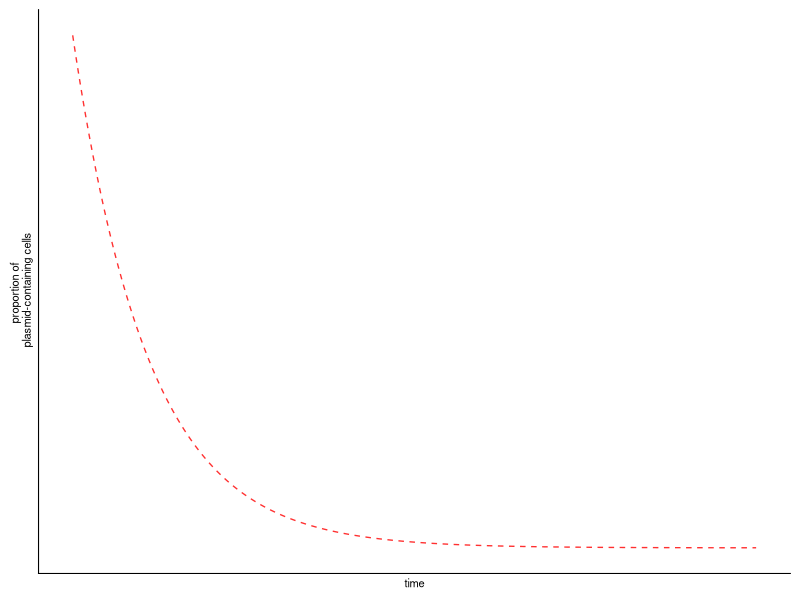
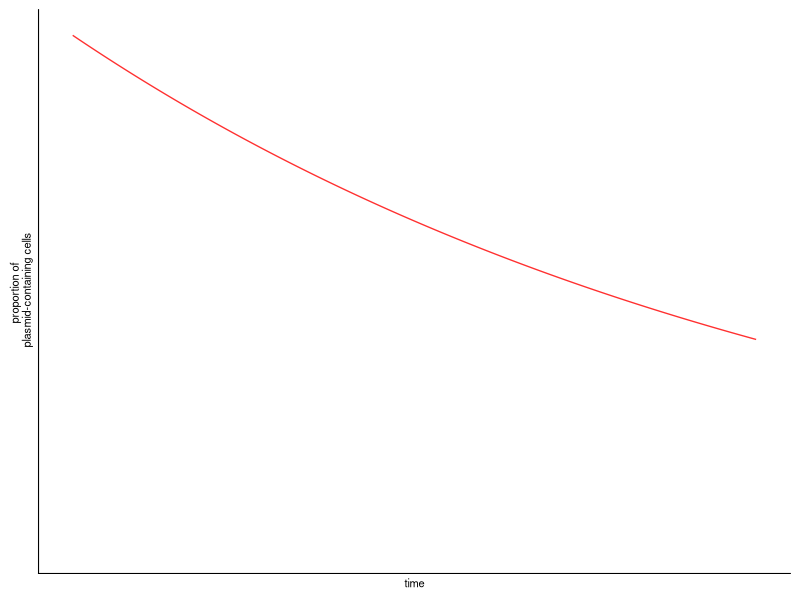

Generate these figures, in order, with R:
library(tidyverse)
library(ggplot2)
library(cowplot)
theme_set(theme_cowplot())

dat <- read.csv("Fig1.csv")

p1 <- ggplot(data=dat, aes(x=time, y=persist_low)) +
  geom_line(color="firebrick1", size = 0.4668623442372146, linetype = "dashed") +
  theme(axis.line.y = element_line(size = 0.3734899)) +
  theme(axis.line.x = element_line(size = 0.3734899)) +
  labs(y='proportion of \n plasmid-containing cells',
    x = 'time') +
  theme(axis.text.x=element_blank()) +
  theme(axis.ticks.x=element_blank()) +
  theme(axis.text.y=element_blank()) +
  theme(axis.ticks.y=element_blank()) +
  theme(axis.title=element_text(size=8)) +
  scale_y_continuous(limits = c(0,1)) +
  scale_x_continuous(limits = c(0,9))+
  theme(axis.title.y = element_text(margin = margin(t = 0, r = 0, b = 0, l = 0))) +
  theme(axis.title.x = element_text(margin = margin(t = 0, r = 0, b = 0, l = 0)))
  

p1

save_plot("CartoonPersist_Low.pdf", plot = p1, base_width = 1.4, base_height = 1.6)

#############################

p2 <- ggplot(data=dat, aes(x=time, y=persist_high)) +
  geom_line(color="firebrick1", size = 0.4668623442372146) +
  theme(axis.line.y = element_line(size = 0.3734899)) +
  theme(axis.line.x = element_line(size = 0.3734899)) +
  labs(y='proportion of \n plasmid-containing cells',
       x = 'time') +
  theme(axis.text.x=element_blank()) +
  theme(axis.ticks.x=element_blank()) +
  theme(axis.text.y=element_blank()) +
  theme(axis.ticks.y=element_blank()) +
  theme(axis.title=element_text(size=8)) +
  scale_y_continuous(limits = c(0,1)) +
  scale_x_continuous(limits = c(0,9))+
  theme(axis.title.y = element_text(margin = margin(t = 0, r = 0, b = 0, l = 0))) +
  theme(axis.title.x = element_text(margin = margin(t = 0, r = 0, b = 0, l = 0)))

p2

save_plot("CartoonPersist_High.pdf", plot = p2, base_width = 1.4, base_height = 1.6)

